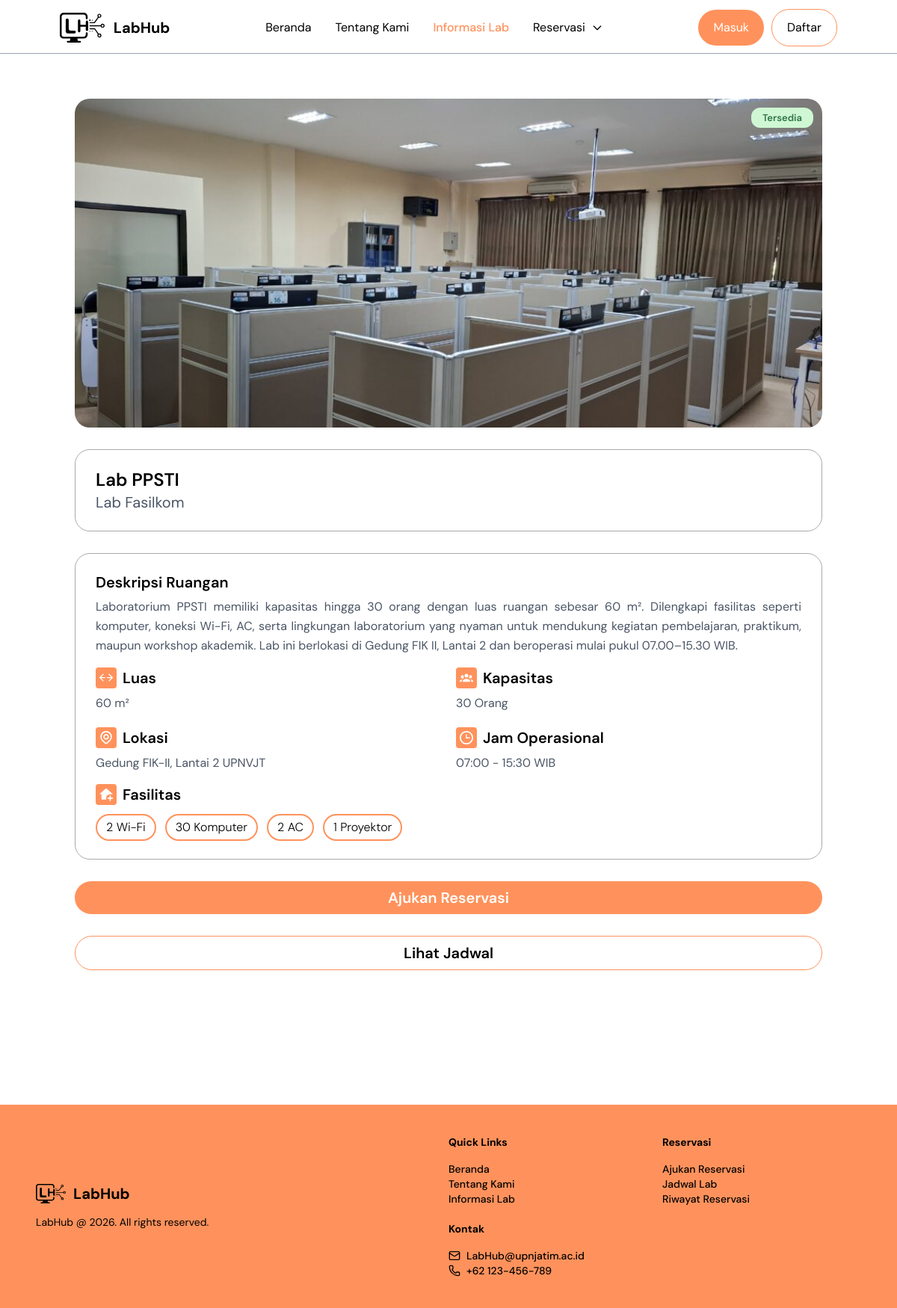
Page /index.php?page=detail_lab&lab=lab-ppsti on the committed database.
### tables this page shows
CREATE TABLE `labs` (
  `id` int NOT NULL,
  `nama_lab` varchar(100) NOT NULL,
  `kode_lab` varchar(10) NOT NULL,
  `kategori` varchar(100) DEFAULT NULL,
  `lokasi` varchar(100) DEFAULT NULL,
  `luas` int DEFAULT NULL,
  `kapasitas` int DEFAULT '0',
  `fasilitas` text,
  `deskripsi` text,
  `gambar` varchar(255) DEFAULT NULL,
  `jam_buka` time NOT NULL,
  `jam_tutup` time NOT NULL,
  `status` enum('Tersedia','Perbaikan','Non-aktif') DEFAULT 'Tersedia',
  `created_at` timestamp NULL DEFAULT CURRENT_TIMESTAMP,
  `slug` varchar(255) DEFAULT NULL
);

### pages/detail_lab.php (the view, shortened to what this page needs)
<?php
include __DIR__ . "/../config/config.php";
$slug =
    $_GET['lab'] ?? '';
$stmt = mysqli_prepare(
    $conn,
    "SELECT *
    FROM labs
    WHERE slug = ?"
);
mysqli_stmt_bind_param(
    $stmt,
    "s",
    $slug
);
mysqli_stmt_execute($stmt);
$result =
    mysqli_stmt_get_result(
        $stmt
    );
$lab =
    mysqli_fetch_assoc(
        $result
    );
$fasilitas =
    explode(
        ",",
        $lab['fasilitas']
    );
?>
<section class="
        py-15
        mt-18
        px-5 sm:px-15 md:px-25
    ">
    <div class="flex flex-col gap-5 md:gap-7.25">
        <div class="relative">
            <img src="<?= $lab['gambar']; ?>" alt="<?= $lab['nama_lab']; ?>" class="
                    w-full
                    md:h-110
                    h-50
                    object-cover
                    rounded-[20px]
                ">
            <span class="
absolute top-3 right-3 px-3.75 py-1.25 font-semibold text-xs md:text-[13px] rounded-xl text-center
                        <?=
                            $lab['status'] == 'Tersedia'
                            ?
                            'bg-[#CFF7D3] text-[#307445]'
                            :
                            (
                                $lab['status'] == 'Perbaikan'
                                ?
                                'bg-[#FFF1C2] text-[#BF6A02]'
                                :
                                'bg-[#FDD3D0] text-[#EE3835]'
                            )
                            ?>
                    ">
                <?= $lab['status']; ?>
            </span>
        </div>
        <div class="
                    flex flex-col
                    border
                    border-[#AAAAAA]
                    rounded-[20px]
                    px-4
                    md:px-6.75
                    py-3.75
                    md:py-6
                ">
            <h1 class=" text-xl
                        md:text-2xl
                        font-semibold
                    ">
                <?= $lab['nama_lab']; ?>
            </h1>
            <p class=" text-lg
                        md:text-xl
                        text-gray-600
                    ">
                <?= $lab['kategori']; ?>
            </p>
        </div>
        <div class="md:border
                    md:border-[#AAAAAA]
                    rounded-[20px]
                    px-4
                    md:px-6.75
                    py-6
                    gap-4
                    flex flex-col
                    ">
            <div class="
                    flex flex-col
                    gap-1.5
                ">
                <h2 class="
                md:text-xl
                text-lg
                        font-semibold
                    ">
                    Deskripsi Ruangan
                </h2>
                <p class="
                        text-base
                        text-gray-600
                        leading-relaxed
                        text-justify
                    ">
                    <?= $lab['deskripsi']; ?>
                </p>
            </div>
            <div class="
                    grid
                    grid-cols-1
                    md:grid-cols-2
                    gap-5
                ">
                <div>
                    <div class="flex flex-row gap-2 items-center">
                        <h3 class="
                            font-semibold
                            text-xl
                        ">
                            Luas
                        </h3>
                    </div>
                    <p class="
                            text-gray-600
                            mt-2
                        ">
                        <?= $lab['luas']; ?> m²
                    </p>
                </div>
                <div>
                    <div class="flex flex-row gap-2 items-center">
                        <h3 class="
                            font-semibold
                            text-xl
                        ">
                            Kapasitas
                        </h3>
                    </div>
                    <p class="
                            text-gray-600 mt-2
                        ">
                        <?= $lab['kapasitas']; ?> Orang
                    </p>
                </div>
                <div>
                    <div class="flex flex-row gap-2 items-center">
                        <h3 class="
                            font-semibold
                            text-xl
                        ">
                            Lokasi
                        </h3>
                    </div>
                    <p class="
                            text-gray-600 mt-2
                        ">
                        <?= $lab['lokasi']; ?>
                    </p>
                </div>
                <div>
                    <div class="flex gap-2 items-center">
                        <h3 class="
                            font-semibold
                            text-xl
                        ">
                            Jam Operasional
                        </h3>
                    </div>
                    <p class="
                            text-gray-600 mt-2
                        ">
                        <?= substr($lab['jam_buka'], 0, 5); ?>
                        -
                        <?= substr($lab['jam_tutup'], 0, 5); ?>
                        WIB
                    </p>
                </div>
            </div>
            <div class="
                    flex flex-col
                    gap-3
                ">
                <div class="flex gap-2 items-center">
                    <h2 class="
                        text-xl
                        font-semibold
                    ">
                        Fasilitas
                    </h2>
                </div>
                <div class="
                        flex flex-wrap
                        gap-3
                    ">
                    <?php foreach (
                        $fasilitas
                        as $item
                    ): ?>
                        <span class="
                               font-light text-sm md:text-base border-2 text-center hover:bg-[#FF925C] hover:text-white hover:-translate-y-0.5 transition duration-300 border-[#FF925C] rounded-full px-3 py-1
                            ">
                            <?= trim($item); ?>
                        </span>
                    <?php endforeach; ?>
                </div>
            </div>
        </div>
        <?php if (isset($_SESSION['is_login'])): ?>
            <a href="index.php?page=ajukan_reservasi" class="w-full p-2 flex justify-center items-center text-center rounded-full font-semibold text-base md:text-xl text-white <?= $lab['status'] == 'Tersedia'
                ? 'bg-[#FF925C] cursor-pointer'
                : 'bg-gray-300 cursor-not-allowed pointer-events-none' ?>">
                Ajukan Reservasi
            </a><?php else: ?>
            <a href="index.php?page=login" class="w-full p-2 flex justify-center items-center text-center rounded-full font-semibold text-base md:text-xl text-white <?= $lab['status'] == 'Tersedia'
                ? 'bg-[#FF925C] cursor-pointer'
                : 'bg-gray-300 cursor-not-allowed pointer-events-none' ?>">
                Ajukan Reservasi
            </a>
        <?php endif; ?>
        <a href="index.php?page=jadwal_lab"
            class="w-full p-2 flex justify-center items-center text-center rounded-full font-semibold text-base md:text-xl text-black border border-[#FF925C]
        <?= $lab['status'] == 'Tersedia' ? 'cursor-pointer hover:bg-[#FF925C] hover:text-white' : 'cursor-not-allowed pointer-events-none' ?>">
            Lihat Jadwal
        </a>
    </div>
</section>

### rows in the picture
labs: gambar (picture), status "Tersedia", nama_lab "Lab PPSTI", kategori "Lab Fasilkom", deskripsi "Laboratorium PPSTI memiliki kapasitas hingga 30 orang dengan luas ruangan sebesar 60 m². Dilengkapi fasilitas seperti komputer, koneksi Wi-Fi, AC, serta lingkungan laboratorium yang nyaman untuk mendukung kegiatan pembelajaran, praktikum, maupun workshop akademik. Lab ini berlokasi di Gedung FIK II, Lantai 2 dan beroperasi mulai pukul 07.00–15.30 WIB.", luas "60", kapasitas "30", lokasi "Gedung FIK-II, Lantai 2 UPNVJT", jam_buka "07:00", jam_tutup "15:30", fasilitas "2 Wi-Fi", fasilitas "30 Komputer", fasilitas "2 AC", fasilitas "1 Proyektor"
